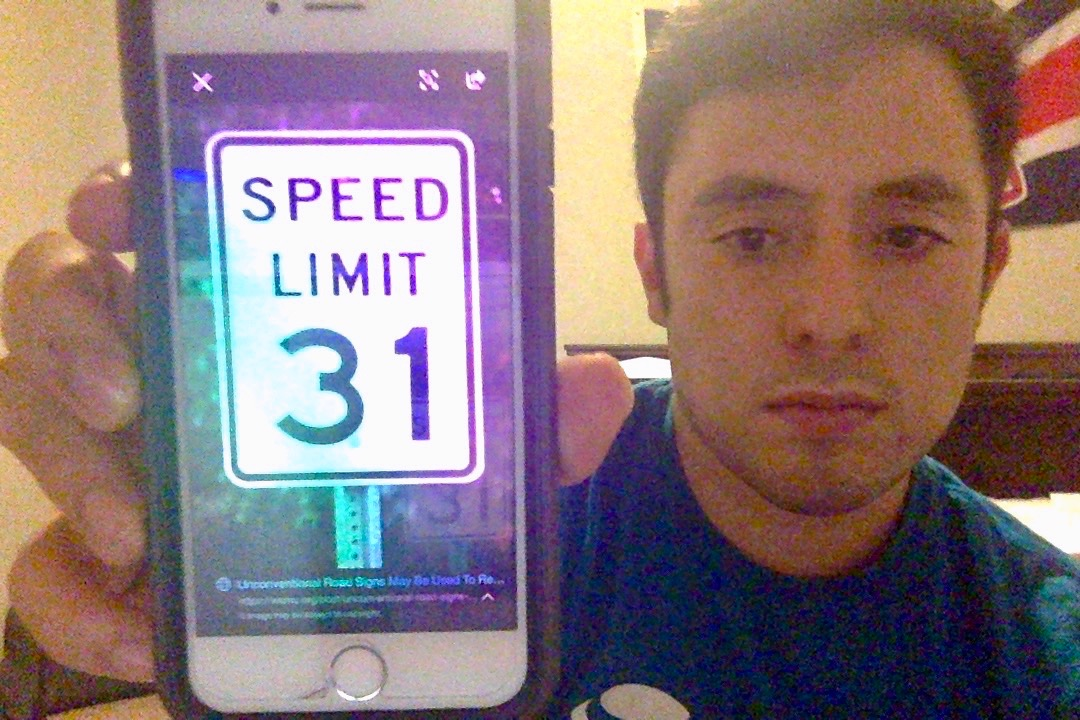
#> input picture speed_limit_31.jpg, 1080 x 720 px
$ python -i ImageProcessing.py   (imports and definitions only)
#> lines starting #> are read from the running program, lines starting #| are printed output that depends on the picture; after the words box and inside, x2 and y2 are one past the last pixel; in counts of white or black regions, pixels touching at a corner belong together
#> further down, picture is the input picture: shape (720, 1080, 3); mean B, G, R 120.5, 117.9, 138
import cv2
import numpy as np

GAUSSIAN_SMOOTH_FILTER_SIZE = (5, 5)
ADAPTIVE_THRESH_BLOCK_SIZE = 25
ADAPTIVE_THRESH_WEIGHT = 12


def preprocess(imgOriginal):
    imgGray = extractValue(imgOriginal)

    imgGrayMaxContrast = maximizeContrast(imgGray)

    height, width = imgGray.shape

    imgBlurred = np.zeros((height, width, 1), np.uint8)
    imgBlurred = cv2.GaussianBlur(imgGrayMaxContrast, GAUSSIAN_SMOOTH_FILTER_SIZE, 0)
    for i in range(0, len(imgBlurred)):
        for j in range(0, len(imgBlurred[0])):
            if imgBlurred[i][j] > 50:
                imgBlurred[i][j] = 255
            else:
                imgBlurred[i][j] = 0
    imgThresh = cv2.adaptiveThreshold(imgBlurred, 255.0, cv2.ADAPTIVE_THRESH_GAUSSIAN_C, cv2.THRESH_BINARY_INV,
                                      ADAPTIVE_THRESH_BLOCK_SIZE, ADAPTIVE_THRESH_WEIGHT)

    return imgGray, imgThresh


def extractValue(imgOriginal):
    height, width, numChannels = imgOriginal.shape
#> height = 720; width = 1080; numChannels = 3
    imgHSV = np.zeros((height, width, 3), np.uint8)
    imgHSV = cv2.cvtColor(imgOriginal, cv2.COLOR_BGR2HSV)
#> imgHSV: shape (720, 1080, 3); mean H, S, V 70.1, 105.6, 153.9
    imgHue, imgSaturation, imgValue = cv2.split(imgHSV)
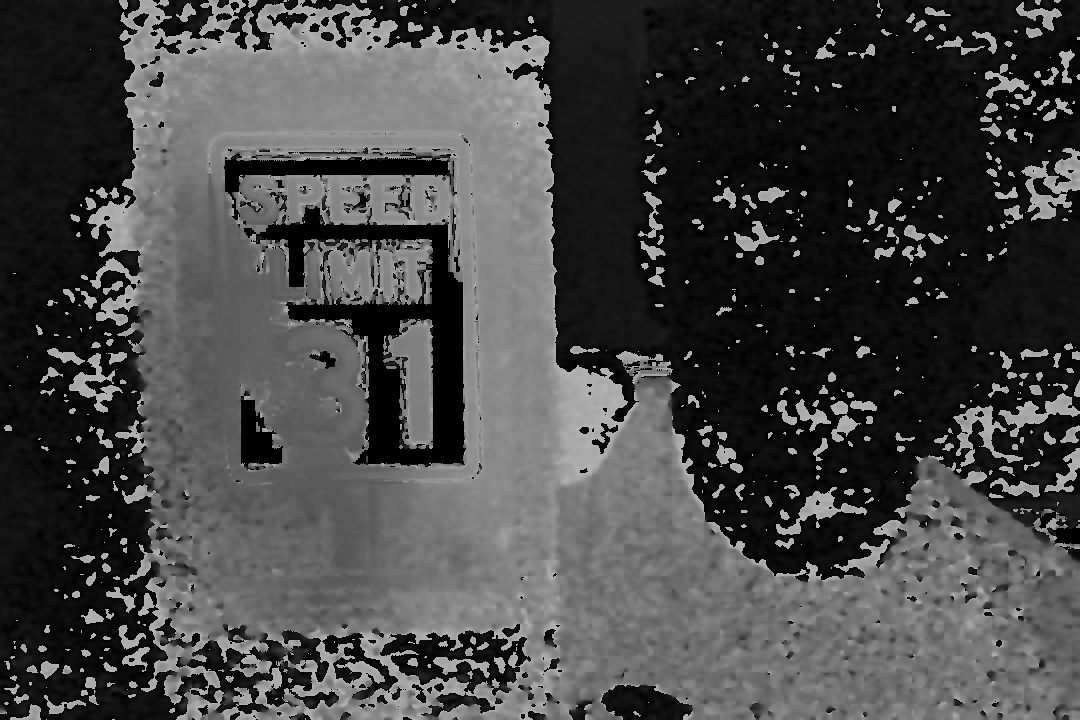
#> imgHue: shape (720, 1080); min 0, max 179, mean 70.1
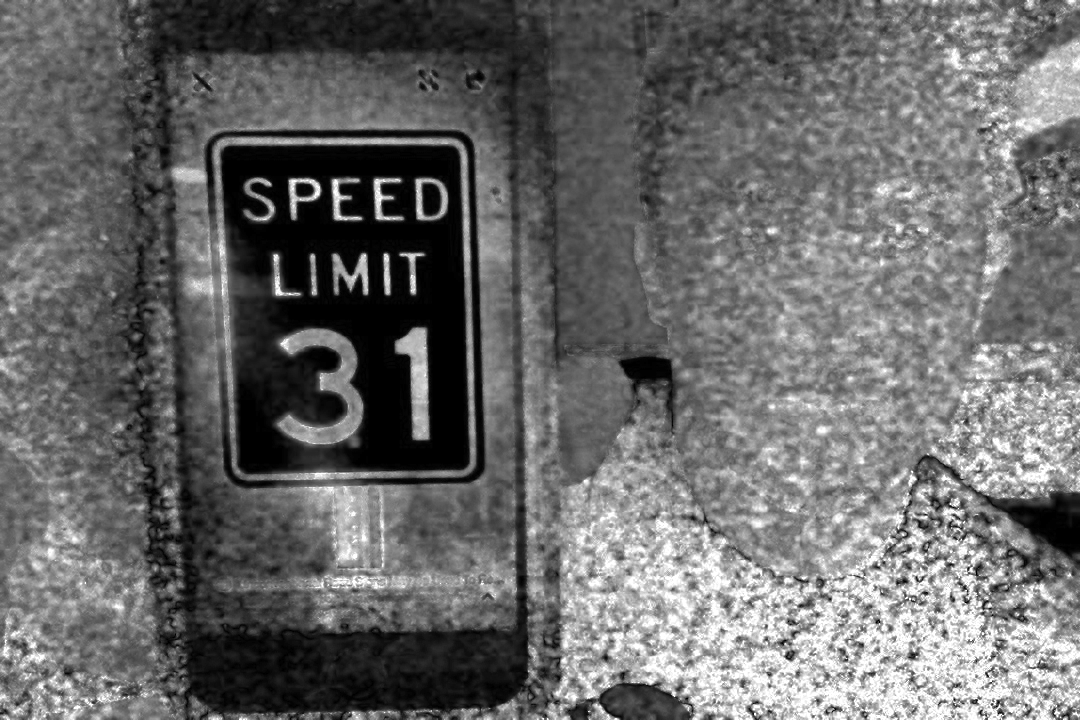
#> imgSaturation: shape (720, 1080); min 0, max 255, mean 105.6
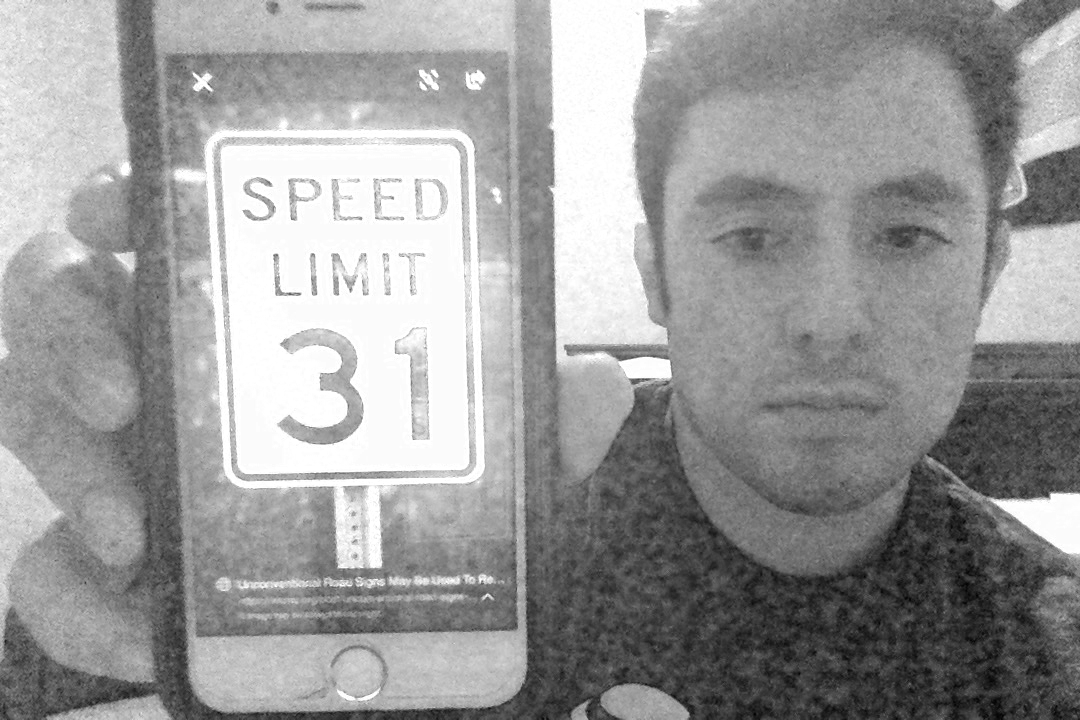
#> imgValue: shape (720, 1080); min 1, max 255, mean 153.9

    return imgValue


def maximizeContrast(imgGray):
    height, width = imgGray.shape
#> height = 720; width = 1080
    structuringElement = cv2.getStructuringElement(cv2.MORPH_RECT, (3, 3))

    imgTopHat = cv2.morphologyEx(imgGray, cv2.MORPH_TOPHAT, structuringElement)
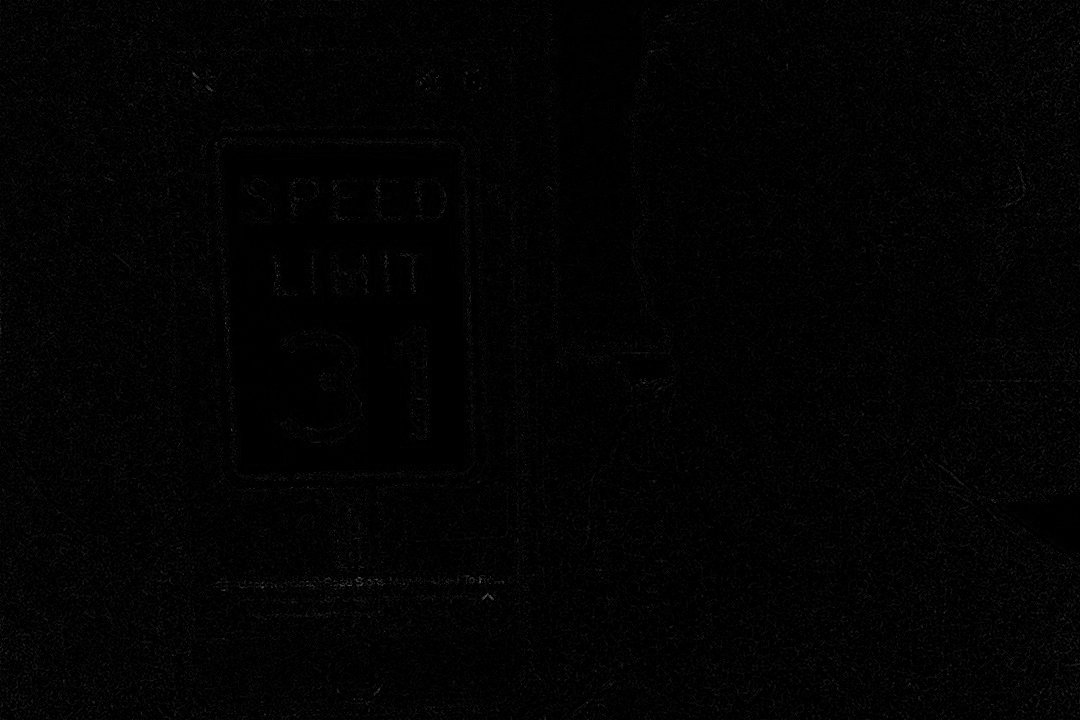
#> imgTopHat: shape (720, 1080); min 0, max 97, mean 2.7
    imgBlackHat = cv2.morphologyEx(imgGray, cv2.MORPH_BLACKHAT, structuringElement)

    imgGrayscalePlusTopHat = cv2.add(imgGray, imgTopHat)
    imgGrayscalePlusTopHatMinusBlackHat = cv2.subtract(imgGrayscalePlusTopHat, imgBlackHat)

    return imgGrayscalePlusTopHatMinusBlackHat

>>> import cv2
>>> picture = cv2.imread('speed_limit_31.jpg')
>>> result = preprocess(picture)
#> after the loop in preprocess, `for i in range(0, len(imgBlurred)):`:
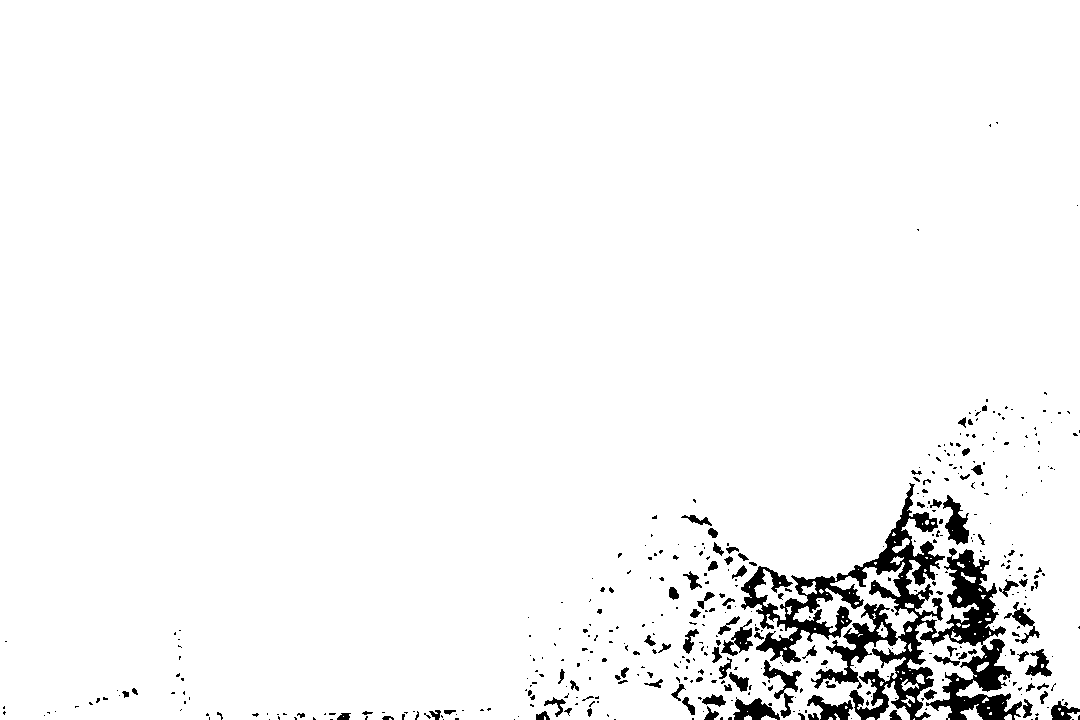
#> imgBlurred: shape (720, 1080); 96.2% white; 432 black regions (338 under 20 px), largest, box (x1, y1, x2, y2) and area: (741, 483, 1022, 720) 18897, (943, 495, 969, 545) 668, (733, 697, 780, 720) 612
#> in preprocess, `imgThresh = cv2.adaptiveThreshold(imgBlurred, 255.0, cv2.ADAPTIVE_THRE..`: imgThresh: shape (720, 1080); 3.8% white; 432 white regions (338 under 20 px), largest, box (x1, y1, x2, y2) and area: (741, 483, 1022, 720) 18659, (943, 495, 969, 545) 654, (763, 660, 802, 718) 605

$ run again, on speed_limit_50.jpg
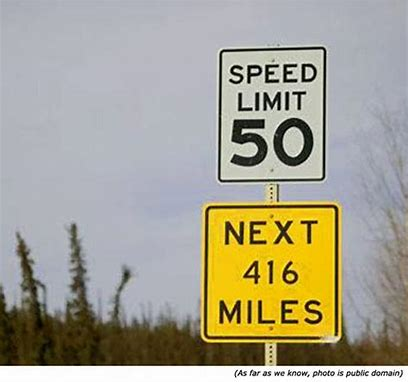
#> input picture speed_limit_50.jpg, 408 x 382 px
#> picture is the input picture: shape (382, 408, 3); mean B, G, R 144.7, 161.8, 165.9
#> imgHSV: shape (382, 408, 3); mean H, S, V 76.6, 61.4, 173.2
#> in maximizeContrast, `imgBlackHat = cv2.morphologyEx(imgGray, cv2.MORPH_BLACKHAT, structurin..`:
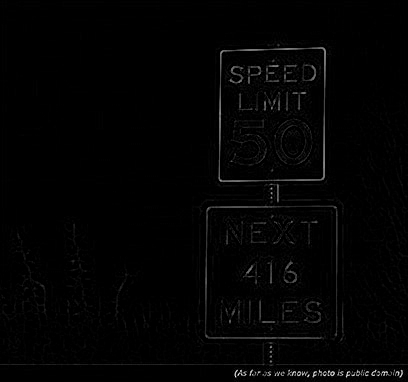
#> imgBlackHat: shape (382, 408); min 0, max 251, mean 3.1
#> after the loop in preprocess, `for i in range(0, len(imgBlurred)):`:
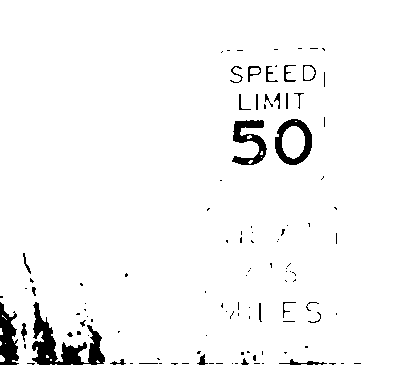
#> imgBlurred: shape (382, 408); 96.5% white; 114 black regions (87 under 20 px), largest, box (x1, y1, x2, y2) and area: (32, 302, 105, 365) 1679, (0, 302, 19, 365) 770, (232, 120, 267, 165) 743
#> imgThresh: shape (382, 408); 3.5% white; 114 white regions (87 under 20 px), largest, box (x1, y1, x2, y2) and area: (32, 302, 105, 365) 1679, (0, 302, 19, 365) 765, (232, 120, 267, 165) 743

$ run again, on speed_limit_55.jpg
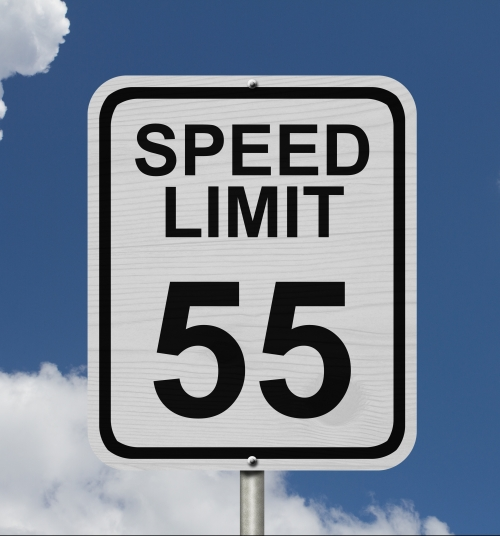
#> input picture speed_limit_55.jpg, 500 x 536 px
#> picture is the input picture: shape (536, 500, 3); mean B, G, R 148.1, 129.9, 116.6
#> imgHSV: shape (536, 500, 3); mean H, S, V 56.5, 60.2, 148.1
#> after the loop in preprocess, `for i in range(0, len(imgBlurred)):`:
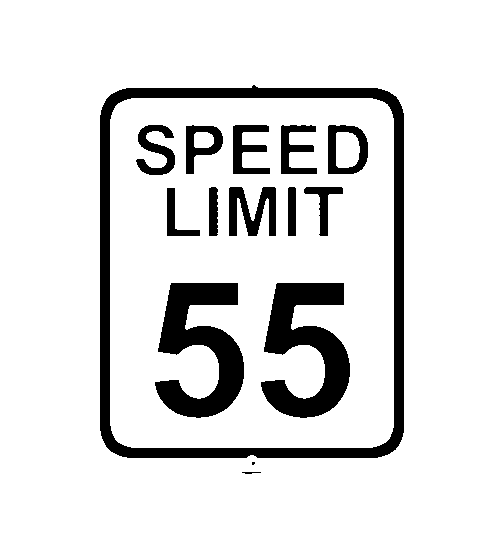
#> imgBlurred: shape (536, 500); 87.4% white; 15 black regions (1 under 20 px), largest, box (x1, y1, x2, y2) and area: (100, 85, 404, 458) 12779, (261, 283, 350, 418) 6398, (155, 283, 244, 418) 6395
#> in preprocess, `imgThresh = cv2.adaptiveThreshold(imgBlurred, 255.0, cv2.ADAPTIVE_THRE..`:
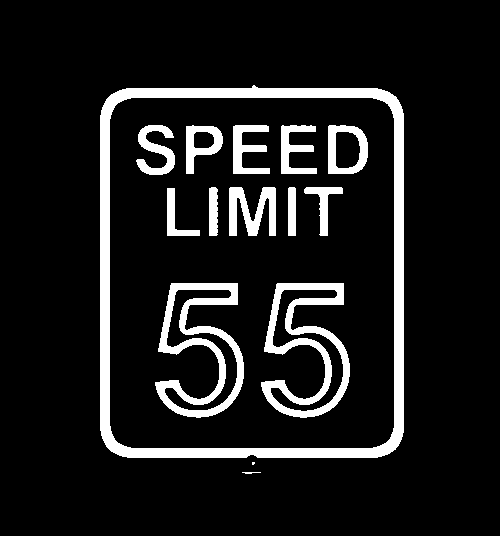
#> imgThresh: shape (536, 500); 10.8% white; 15 white regions (1 under 20 px), largest, box (x1, y1, x2, y2) and area: (100, 85, 404, 458) 12779, (261, 283, 350, 418) 4100, (155, 283, 244, 418) 4099
